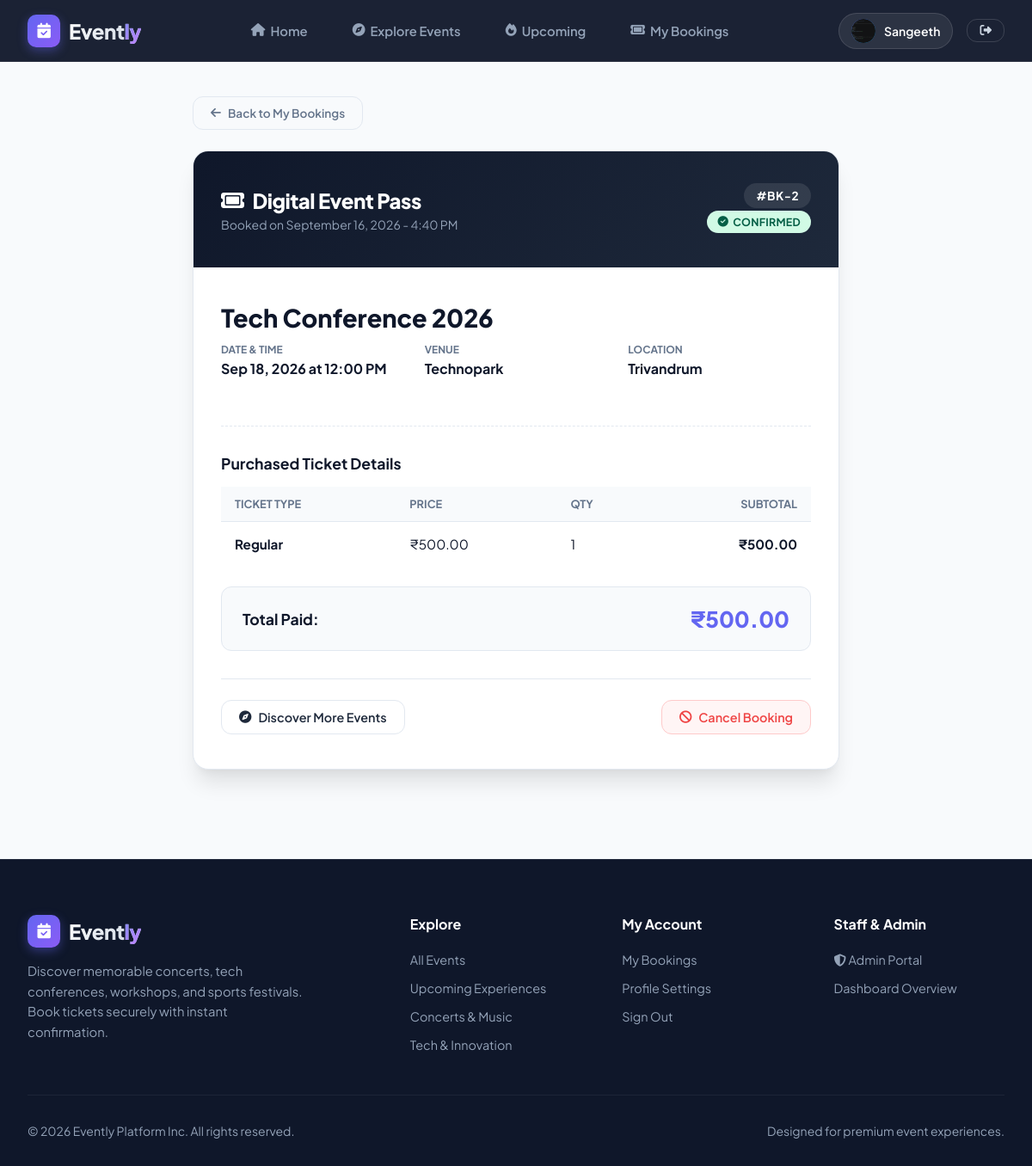
The app's page /booking/2/ (signed in) with its own data.
### customer/models.py (models this page shows, shortened)
class UserProfile(models.Model):
    user=models.OneToOneField(User,on_delete=models.CASCADE)
    phone=models.CharField(max_length=15,blank=True)
    profile_picture=models.ImageField(upload_to='profile_pictures/',blank=True,null=True)

class Booking(models.Model):
    user = models.ForeignKey(
        User,
        on_delete=models.CASCADE
    )
    event = models.ForeignKey(
        'events.Event',
        on_delete=models.CASCADE
    )
    total_amount = models.DecimalField(
        max_digits=10,
        decimal_places=2
    )
    booking_date = models.DateTimeField(
        auto_now_add=True
    )
    status = models.CharField(
        max_length=20,
        default='Confirmed'
    )

class BookingItem(models.Model):
    booking = models.ForeignKey(
        Booking,
        on_delete=models.CASCADE,
        related_name='items'
    )
    ticket_type = models.ForeignKey(
        'events.TicketType',
        on_delete=models.CASCADE
    )
    quantity = models.PositiveIntegerField()
    price = models.DecimalField(
        max_digits=10,
        decimal_places=2
    )

### events/models.py (models this page shows, shortened)
class Event(models.Model):
    name = models.CharField(max_length=200)
    description = models.TextField()
    category = models.CharField(max_length=100)
    date = models.DateField()
    time = models.TimeField()
    venue = models.CharField(max_length=200)
    location = models.CharField(max_length=200)
    image = models.ImageField(
        upload_to='event_images/',
        blank=True,
        null=True
    )

class TicketType(models.Model):
    event=models.ForeignKey(Event,on_delete=models.CASCADE,related_name='ticket_types')
    name=models.CharField(max_length=100)
    price=models.DecimalField(max_digits=10,decimal_places=2)
    quantity=models.PositiveIntegerField()

### customer/views.py (the view)
# urls.py: path('booking/<int:booking_id>/',views.booking_details,name='booking_details'),
@login_required
def booking_details(request, booking_id):
    booking = get_object_or_404(
        Booking.objects.select_related('event', 'user').prefetch_related('items__ticket_type'),
        id=booking_id,
        user=request.user
    )
    return render(request, 'booking_details.html', {'booking': booking})

### customer/templates/booking_details.html (shortened to what this page needs)
{% extends 'base.html' %}
{% block content %}
<div class="receipt-container">
    <div style="margin-bottom: 1.5rem;">
        <a href="{% url 'my_bookings' %}" class="btn btn-outline" style="border-color: var(--border); color: var(--text-muted); font-size: 0.85rem;">
            <i class="fa-solid fa-arrow-left"></i> Back to My Bookings
        </a>
    </div>
    <div class="ticket-card">
        <div class="ticket-header">
            <div>
                <h1><i class="fa-solid fa-ticket"></i> Digital Event Pass</h1>
                <p style="color: #94a3b8; font-size: 0.875rem; margin-top: 4px;">Booked on {{ booking.booking_date|date:"F d, Y - g:i A" }}</p>
            </div>
            <div style="text-align: right;">
                <span class="booking-ref">#BK-{{ booking.id }}</span>
                <div style="margin-top: 8px;">
                    {% if booking.status == 'Confirmed' %}
                        <span class="badge badge-success"><i class="fa-solid fa-circle-check"></i> Confirmed</span>
                    {% else %}
                        <span class="badge badge-danger"><i class="fa-solid fa-ban"></i> Cancelled</span>
                    {% endif %}
                </div>
            </div>
        </div>
        <div class="ticket-body">
            <div class="event-headline">
                <h2>{{ booking.event.name }}</h2>
                <div class="event-info-grid">
                    <div class="info-cell">
                        <div class="label">Date & Time</div>
                        <div class="val">{{ booking.event.date|date:"M d, Y" }} at {{ booking.event.time|time:"g:i A" }}</div>
                    </div>
                    <div class="info-cell">
                        <div class="label">Venue</div>
                        <div class="val">{{ booking.event.venue }}</div>
                    </div>
                    <div class="info-cell">
                        <div class="label">Location</div>
                        <div class="val">{{ booking.event.location }}</div>
                    </div>
                </div>
            </div>
            <h3 class="breakdown-title">Purchased Ticket Details</h3>
            <table class="ticket-table">
                <thead>
                    <tr>
                        <th>Ticket Type</th>
                        <th>Price</th>
                        <th>Qty</th>
                        <th style="text-align: right;">Subtotal</th>
                    </tr>
                </thead>
                <tbody>
                    {% for item in booking.items.all %}
                    <tr>
                        <td style="font-weight: 700;">{{ item.ticket_type.name }}</td>
                        <td>₹{{ item.price }}</td>
                        <td>{{ item.quantity }}</td>
                        <td style="text-align: right; font-weight: 700;">₹{{ item.price }}</td>
                    </tr>
                    {% endfor %}
                </tbody>
            </table>
            <div class="total-receipt-box">
                <span class="label">Total Paid:</span>
                <span class="amount">₹{{ booking.total_amount }}</span>
            </div>
            <div class="ticket-actions">
                <a href="{% url 'events' %}" class="btn btn-outline" style="border-color: var(--border); color: var(--text-main);">
                    <i class="fa-solid fa-compass"></i> Discover More Events
                </a>
                {% if booking.status == 'Confirmed' %}
                    <form method="POST" action="{% url 'cancel_booking' booking.id %}" onsubmit="return confirm('Are you sure you want to cancel this booking? Tickets will be returned to inventory.');">
                        <button type="submit" class="btn btn-outline" style="color: var(--danger); border-color: #fecaca; background: #fff5f5;">
                            <i class="fa-solid fa-ban"></i> Cancel Booking
                        </button>
                    </form>
                {% endif %}
            </div>
        </div>
    </div>
</div>
{% endblock %}

### customer/templates/base.html (shortened to what this page needs)
<!DOCTYPE html>
<html lang="en">
<head>
    <link rel="stylesheet" href="https://cdnjs.cloudflare.com/ajax/libs/font-awesome/6.5.1/css/all.min.css">
</head>
<body>
    <header class="navbar">
        <div class="nav-container">
            <a href="{% url 'home' %}" class="brand-logo">
                <div class="logo-icon"><i class="fa-solid fa-calendar-check"></i></div>
                <span>Event<span class="accent">ly</span></span>
            </a>
            <ul class="nav-menu">
                <li><a href="{% url 'home' %}" class="nav-link"><i class="fa-solid fa-house"></i> Home</a></li>
                <li><a href="{% url 'events' %}" class="nav-link"><i class="fa-solid fa-compass"></i> Explore Events</a></li>
                <li><a href="{% url 'upcoming_events' %}" class="nav-link"><i class="fa-solid fa-fire"></i> Upcoming</a></li>
                {% if user.is_authenticated %}
                    <li><a href="{% url 'my_bookings' %}" class="nav-link"><i class="fa-solid fa-ticket"></i> My Bookings</a></li>
                {% endif %}
            </ul>
            <div class="nav-actions">
                {% if user.is_authenticated %}
                    <a href="{% url 'profile' %}" class="user-dropdown-btn">
                        {% if user.userprofile.profile_picture %}
                            <img src="{{ user.userprofile.profile_picture.url }}" alt="{{ user.first_name }}" class="user-avatar-sm">
                        {% else %}
                            <div class="user-avatar-sm">{{ user.first_name|default:user.username|make_list|first|upper }}</div>
                        {% endif %}
                        <span>{{ user.first_name|default:user.username }}</span>
                    </a>
                    <a href="{% url 'logout' %}" class="btn btn-outline" style="padding: 6px 14px; font-size: 0.85rem;" title="Logout">
                        <i class="fa-solid fa-right-from-bracket"></i>
                    </a>
                {% else %}
                    <a href="{% url 'login' %}" class="btn btn-outline">Sign In</a>
                    <a href="{% url 'register' %}" class="btn btn-primary">Sign Up</a>
                {% endif %}
            </div>
        </div>
    </header>
    <main>
        {% block content %}{% endblock %}
    </main>
    <footer>
        <div class="footer-container">
            <div class="footer-brand">
                <a href="{% url 'home' %}" class="brand-logo">
                    <div class="logo-icon"><i class="fa-solid fa-calendar-check"></i></div>
                    <span>Event<span class="accent">ly</span></span>
                </a>
                <p>Discover memorable concerts, tech conferences, workshops, and sports festivals. Book tickets securely with instant confirmation.</p>
            </div>
            <div class="footer-col">
                <h4>Explore</h4>
                <ul class="footer-links">
                    <li><a href="{% url 'events' %}">All Events</a></li>
                    <li><a href="{% url 'upcoming_events' %}">Upcoming Experiences</a></li>
                    <li><a href="{% url 'events' %}?category=Music">Concerts & Music</a></li>
                    <li><a href="{% url 'events' %}?category=Tech">Tech & Innovation</a></li>
                </ul>
            </div>
            <div class="footer-col">
                <h4>My Account</h4>
                <ul class="footer-links">
                    {% if user.is_authenticated %}
                        <li><a href="{% url 'my_bookings' %}">My Bookings</a></li>
                        <li><a href="{% url 'profile' %}">Profile Settings</a></li>
                        <li><a href="{% url 'logout' %}">Sign Out</a></li>
                    {% else %}
                        <li><a href="{% url 'login' %}">Sign In</a></li>
                        <li><a href="{% url 'register' %}">Create Account</a></li>
                    {% endif %}
                </ul>
            </div>
            <div class="footer-col">
                <h4>Staff & Admin</h4>
                <ul class="footer-links">
                    <li><a href="{% url 'admin_login' %}"><i class="fa-solid fa-shield-halved"></i> Admin Portal</a></li>
                    <li><a href="{% url 'admin_dashboard' %}">Dashboard Overview</a></li>
                </ul>
            </div>
        </div>
        <div class="footer-bottom">
            <p>&copy; 2026 Evently Platform Inc. All rights reserved.</p>
            <p>Designed for premium event experiences.</p>
        </div>
    </footer>
</body>
</html>

### customer/templates/booking_details.html (style rules this page uses)
.receipt-container { max-width: 800px; margin: 2.5rem auto; padding: 0 1.5rem; }
.ticket-card { background: white; border-radius: var(--radius-lg); border: 1px solid var(--border); box-shadow: var(--shadow-xl); overflow: hidden; position: relative; }
.ticket-header { background: linear-gradient(135deg, #0f172a 0%, #1e293b 100%); color: white; padding: 2.5rem 2rem; display: flex; justify-content: space-between; align-items: center; }
.ticket-header h1 { font-size: 1.5rem; font-weight: 800; letter-spacing: -0.5px; display: flex; align-items: center; gap: 10px; }
.booking-ref { background: rgba(255, 255, 255, 0.1); padding: 6px 14px; border-radius: var(--radius-full); font-size: 0.85rem; font-weight: 700; letter-spacing: 0.5px; }
.ticket-body { padding: 2.5rem 2rem; }
.event-headline { margin-bottom: 2rem; padding-bottom: 1.5rem; border-bottom: 1px dashed var(--border); }
.event-headline h2 { font-size: 1.8rem; font-weight: 800; color: var(--dark); margin-bottom: 0.75rem; }
.event-info-grid { display: grid; grid-template-columns: repeat(3, 1fr); gap: 1.5rem; margin-bottom: 2rem; }
.info-cell .label { font-size: 0.75rem; text-transform: uppercase; color: var(--text-muted); font-weight: 700; margin-bottom: 4px; }
.info-cell .val { font-size: 1rem; font-weight: 700; color: var(--dark); }
.breakdown-title { font-size: 1.1rem; font-weight: 700; margin-bottom: 1rem; color: var(--dark); }
.ticket-table { width: 100%; border-collapse: collapse; margin-bottom: 1.5rem; }
.ticket-table th { text-align: left; padding: 0.75rem 1rem; background: #f8fafc; color: var(--text-muted); font-size: 0.8rem; text-transform: uppercase; font-weight: 700; border-bottom: 1px solid var(--border); }
.ticket-table td { padding: 1rem; border-bottom: 1px solid var(--border); font-size: 0.95rem; color: var(--dark); }
.ticket-table tr:last-child td { border-bottom: none; }
.total-receipt-box { background: #f8fafc; border: 1px solid var(--border); border-radius: var(--radius-md); padding: 1.25rem 1.5rem; display: flex; align-items: center; justify-content: space-between; margin-bottom: 2rem; }
.total-receipt-box .label { font-size: 1.1rem; font-weight: 700; color: var(--dark); }
.total-receipt-box .amount { font-size: 1.6rem; font-weight: 800; color: var(--primary); }
.ticket-actions { display: flex; align-items: center; justify-content: space-between; padding-top: 1.5rem; border-top: 1px solid var(--border); }

### records on screen
Booking: booking_date "September 16, 2026 - 4:40 PM", id "2", event.name "Tech Conference 2026", event "Sep 18, 2026", event.time "12:00 PM", event.venue "Technopark", event.location "Trivandrum", total_amount "500.00"
BookingItem: ticket_type.name "Regular", price "500.00", quantity "1"

### other values on screen
{{ user.first_name|default:user.username }} "Sangeeth"
